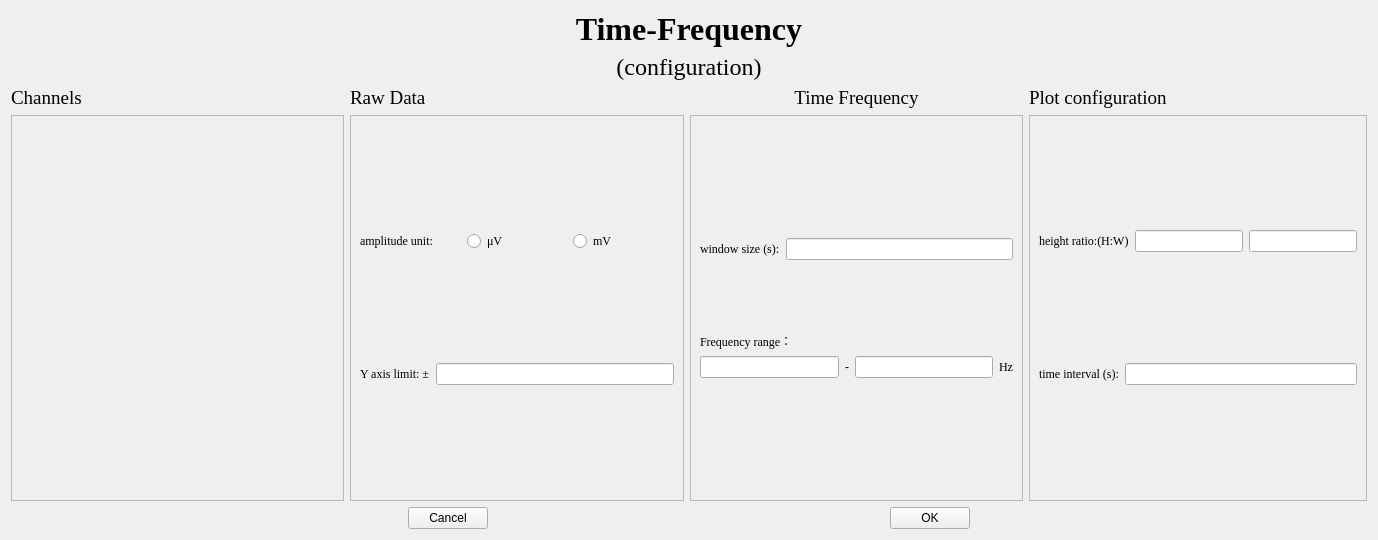
<?xml version="1.0" encoding="UTF-8"?>
<ui version="4.0">
 <class>tf_config</class>
 <widget class="QWidget" name="tf_config">
  <property name="geometry">
   <rect>
    <x>0</x>
    <y>0</y>
    <width>1378</width>
    <height>540</height>
   </rect>
  </property>
  <property name="windowTitle">
   <string>Form</string>
  </property>
  <layout class="QVBoxLayout" name="verticalLayout_6">
   <item>
    <layout class="QVBoxLayout" name="verticalLayout_5">
     <item>
      <widget class="QLabel" name="title">
       <property name="font">
        <font>
         <family>Times New Roman</family>
         <pointsize>24</pointsize>
         <weight>75</weight>
         <bold>true</bold>
        </font>
       </property>
       <property name="layoutDirection">
        <enum>Qt::LeftToRight</enum>
       </property>
       <property name="text">
        <string>Time-Frequency</string>
       </property>
       <property name="alignment">
        <set>Qt::AlignCenter</set>
       </property>
      </widget>
     </item>
     <item>
      <widget class="QLabel" name="title_2">
       <property name="font">
        <font>
         <family>Times New Roman</family>
         <pointsize>18</pointsize>
         <weight>50</weight>
         <bold>false</bold>
        </font>
       </property>
       <property name="layoutDirection">
        <enum>Qt::LeftToRight</enum>
       </property>
       <property name="text">
        <string>(configuration)</string>
       </property>
       <property name="alignment">
        <set>Qt::AlignCenter</set>
       </property>
      </widget>
     </item>
    </layout>
   </item>
   <item>
    <layout class="QHBoxLayout" name="horizontalLayout_2">
     <item>
      <layout class="QVBoxLayout" name="verticalLayout">
       <item>
        <widget class="QLabel" name="label_7">
         <property name="font">
          <font>
           <family>Times New Roman</family>
           <pointsize>14</pointsize>
          </font>
         </property>
         <property name="text">
          <string>Channels</string>
         </property>
        </widget>
       </item>
       <item>
        <widget class="QScrollArea" name="scrollArea">
         <property name="widgetResizable">
          <bool>true</bool>
         </property>
         <widget class="QWidget" name="scrollAreaWidgetContents">
          <property name="geometry">
           <rect>
            <x>0</x>
            <y>0</y>
            <width>331</width>
            <height>380</height>
           </rect>
          </property>
         </widget>
        </widget>
       </item>
      </layout>
     </item>
     <item>
      <layout class="QVBoxLayout" name="verticalLayout_2">
       <item>
        <widget class="QLabel" name="label_8">
         <property name="font">
          <font>
           <family>Times New Roman</family>
           <pointsize>14</pointsize>
          </font>
         </property>
         <property name="text">
          <string>Raw Data</string>
         </property>
        </widget>
       </item>
       <item>
        <widget class="QScrollArea" name="scrollArea_2">
         <property name="widgetResizable">
          <bool>true</bool>
         </property>
         <widget class="QWidget" name="scrollAreaWidgetContents_2">
          <property name="geometry">
           <rect>
            <x>0</x>
            <y>0</y>
            <width>331</width>
            <height>380</height>
           </rect>
          </property>
          <layout class="QVBoxLayout" name="verticalLayout_10">
           <item>
            <layout class="QHBoxLayout" name="horizontalLayout_8">
             <item>
              <widget class="QLabel" name="label_1">
               <property name="font">
                <font>
                 <family>Times New Roman</family>
                </font>
               </property>
               <property name="text">
                <string>amplitude unit:</string>
               </property>
              </widget>
             </item>
             <item>
              <widget class="QRadioButton" name="radioButton_uv">
               <property name="font">
                <font>
                 <family>Times New Roman</family>
                </font>
               </property>
               <property name="text">
                <string>μV</string>
               </property>
              </widget>
             </item>
             <item>
              <widget class="QRadioButton" name="radioButton_mv">
               <property name="font">
                <font>
                 <family>Times New Roman</family>
                </font>
               </property>
               <property name="text">
                <string>mV</string>
               </property>
              </widget>
             </item>
            </layout>
           </item>
           <item>
            <layout class="QHBoxLayout" name="horizontalLayout_7">
             <item>
              <widget class="QLabel" name="label_2">
               <property name="font">
                <font>
                 <family>Times New Roman</family>
                </font>
               </property>
               <property name="text">
                <string>Y axis limit: ±</string>
               </property>
              </widget>
             </item>
             <item>
              <widget class="QLineEdit" name="lineEdit_yaxis">
               <property name="text">
                <string/>
               </property>
              </widget>
             </item>
            </layout>
           </item>
          </layout>
         </widget>
        </widget>
       </item>
      </layout>
     </item>
     <item>
      <layout class="QVBoxLayout" name="verticalLayout_3">
       <item>
        <widget class="QLabel" name="label_10">
         <property name="font">
          <font>
           <family>Times New Roman</family>
           <pointsize>14</pointsize>
          </font>
         </property>
         <property name="text">
          <string>Time Frequency</string>
         </property>
         <property name="alignment">
          <set>Qt::AlignCenter</set>
         </property>
        </widget>
       </item>
       <item>
        <widget class="QScrollArea" name="scrollArea_4">
         <property name="widgetResizable">
          <bool>true</bool>
         </property>
         <widget class="QWidget" name="scrollAreaWidgetContents_4">
          <property name="geometry">
           <rect>
            <x>0</x>
            <y>0</y>
            <width>331</width>
            <height>380</height>
           </rect>
          </property>
          <layout class="QVBoxLayout" name="verticalLayout_9">
           <item>
            <spacer name="verticalSpacer_2">
             <property name="orientation">
              <enum>Qt::Vertical</enum>
             </property>
             <property name="sizeHint" stdset="0">
              <size>
               <width>20</width>
               <height>40</height>
              </size>
             </property>
            </spacer>
           </item>
           <item>
            <layout class="QHBoxLayout" name="horizontalLayout_6">
             <item>
              <widget class="QLabel" name="label_3">
               <property name="font">
                <font>
                 <family>Times New Roman</family>
                </font>
               </property>
               <property name="text">
                <string>window size (s):</string>
               </property>
              </widget>
             </item>
             <item>
              <widget class="QLineEdit" name="lineEdit_winsize">
               <property name="text">
                <string/>
               </property>
              </widget>
             </item>
            </layout>
           </item>
           <item>
            <layout class="QVBoxLayout" name="verticalLayout_8">
             <item>
              <spacer name="verticalSpacer">
               <property name="orientation">
                <enum>Qt::Vertical</enum>
               </property>
               <property name="sizeHint" stdset="0">
                <size>
                 <width>20</width>
                 <height>40</height>
                </size>
               </property>
              </spacer>
             </item>
             <item>
              <widget class="QLabel" name="label">
               <property name="font">
                <font>
                 <family>Times New Roman</family>
                </font>
               </property>
               <property name="text">
                <string>Frequency range：</string>
               </property>
              </widget>
             </item>
             <item>
              <layout class="QHBoxLayout" name="horizontalLayout_5">
               <item>
                <widget class="QLineEdit" name="lineEdit">
                 <property name="inputMask">
                  <string/>
                 </property>
                 <property name="text">
                  <string/>
                 </property>
                 <property name="maxLength">
                  <number>3</number>
                 </property>
                </widget>
               </item>
               <item>
                <widget class="QLabel" name="label_4">
                 <property name="text">
                  <string>-</string>
                 </property>
                </widget>
               </item>
               <item>
                <widget class="QLineEdit" name="lineEdit_2">
                 <property name="inputMask">
                  <string/>
                 </property>
                 <property name="text">
                  <string/>
                 </property>
                 <property name="maxLength">
                  <number>3</number>
                 </property>
                </widget>
               </item>
               <item>
                <widget class="QLabel" name="label_11">
                 <property name="font">
                  <font>
                   <family>Times New Roman</family>
                  </font>
                 </property>
                 <property name="text">
                  <string>Hz</string>
                 </property>
                </widget>
               </item>
              </layout>
             </item>
            </layout>
           </item>
           <item>
            <spacer name="verticalSpacer_3">
             <property name="orientation">
              <enum>Qt::Vertical</enum>
             </property>
             <property name="sizeHint" stdset="0">
              <size>
               <width>20</width>
               <height>40</height>
              </size>
             </property>
            </spacer>
           </item>
          </layout>
         </widget>
        </widget>
       </item>
      </layout>
     </item>
     <item>
      <layout class="QVBoxLayout" name="verticalLayout_4">
       <item>
        <widget class="QLabel" name="label_9">
         <property name="font">
          <font>
           <family>Times New Roman</family>
           <pointsize>14</pointsize>
          </font>
         </property>
         <property name="text">
          <string>Plot configuration</string>
         </property>
        </widget>
       </item>
       <item>
        <widget class="QScrollArea" name="scrollArea_3">
         <property name="widgetResizable">
          <bool>true</bool>
         </property>
         <widget class="QWidget" name="scrollAreaWidgetContents_3">
          <property name="geometry">
           <rect>
            <x>0</x>
            <y>0</y>
            <width>331</width>
            <height>380</height>
           </rect>
          </property>
          <layout class="QVBoxLayout" name="verticalLayout_7">
           <item>
            <layout class="QHBoxLayout" name="horizontalLayout_4">
             <item>
              <widget class="QLabel" name="label_6">
               <property name="font">
                <font>
                 <family>Times New Roman</family>
                </font>
               </property>
               <property name="text">
                <string>height ratio:(H:W)</string>
               </property>
              </widget>
             </item>
             <item>
              <widget class="QLineEdit" name="lineEdit_H">
               <property name="text">
                <string/>
               </property>
              </widget>
             </item>
             <item>
              <widget class="QLineEdit" name="lineEdit_W">
               <property name="text">
                <string/>
               </property>
              </widget>
             </item>
            </layout>
           </item>
           <item>
            <layout class="QHBoxLayout" name="horizontalLayout_3">
             <item>
              <widget class="QLabel" name="label_5">
               <property name="font">
                <font>
                 <family>Times New Roman</family>
                </font>
               </property>
               <property name="text">
                <string>time interval (s):</string>
               </property>
              </widget>
             </item>
             <item>
              <widget class="QLineEdit" name="lineEdit_TIME">
               <property name="text">
                <string/>
               </property>
              </widget>
             </item>
            </layout>
           </item>
          </layout>
          <zorder>label_6</zorder>
          <zorder>label_5</zorder>
          <zorder>lineEdit_TIME</zorder>
          <zorder>lineEdit_H</zorder>
          <zorder>lineEdit_W</zorder>
         </widget>
        </widget>
       </item>
      </layout>
     </item>
    </layout>
   </item>
   <item>
    <layout class="QHBoxLayout" name="horizontalLayout">
     <item>
      <spacer name="horizontalSpacer">
       <property name="orientation">
        <enum>Qt::Horizontal</enum>
       </property>
       <property name="sizeHint" stdset="0">
        <size>
         <width>40</width>
         <height>20</height>
        </size>
       </property>
      </spacer>
     </item>
     <item>
      <widget class="QPushButton" name="pushButton_cancel">
       <property name="text">
        <string>Cancel</string>
       </property>
      </widget>
     </item>
     <item>
      <spacer name="horizontalSpacer_2">
       <property name="orientation">
        <enum>Qt::Horizontal</enum>
       </property>
       <property name="sizeHint" stdset="0">
        <size>
         <width>40</width>
         <height>20</height>
        </size>
       </property>
      </spacer>
     </item>
     <item>
      <widget class="QPushButton" name="pushButton_ok">
       <property name="text">
        <string>OK</string>
       </property>
      </widget>
     </item>
     <item>
      <spacer name="horizontalSpacer_3">
       <property name="orientation">
        <enum>Qt::Horizontal</enum>
       </property>
       <property name="sizeHint" stdset="0">
        <size>
         <width>40</width>
         <height>20</height>
        </size>
       </property>
      </spacer>
     </item>
    </layout>
   </item>
  </layout>
 </widget>
 <resources/>
 <connections/>
</ui>
